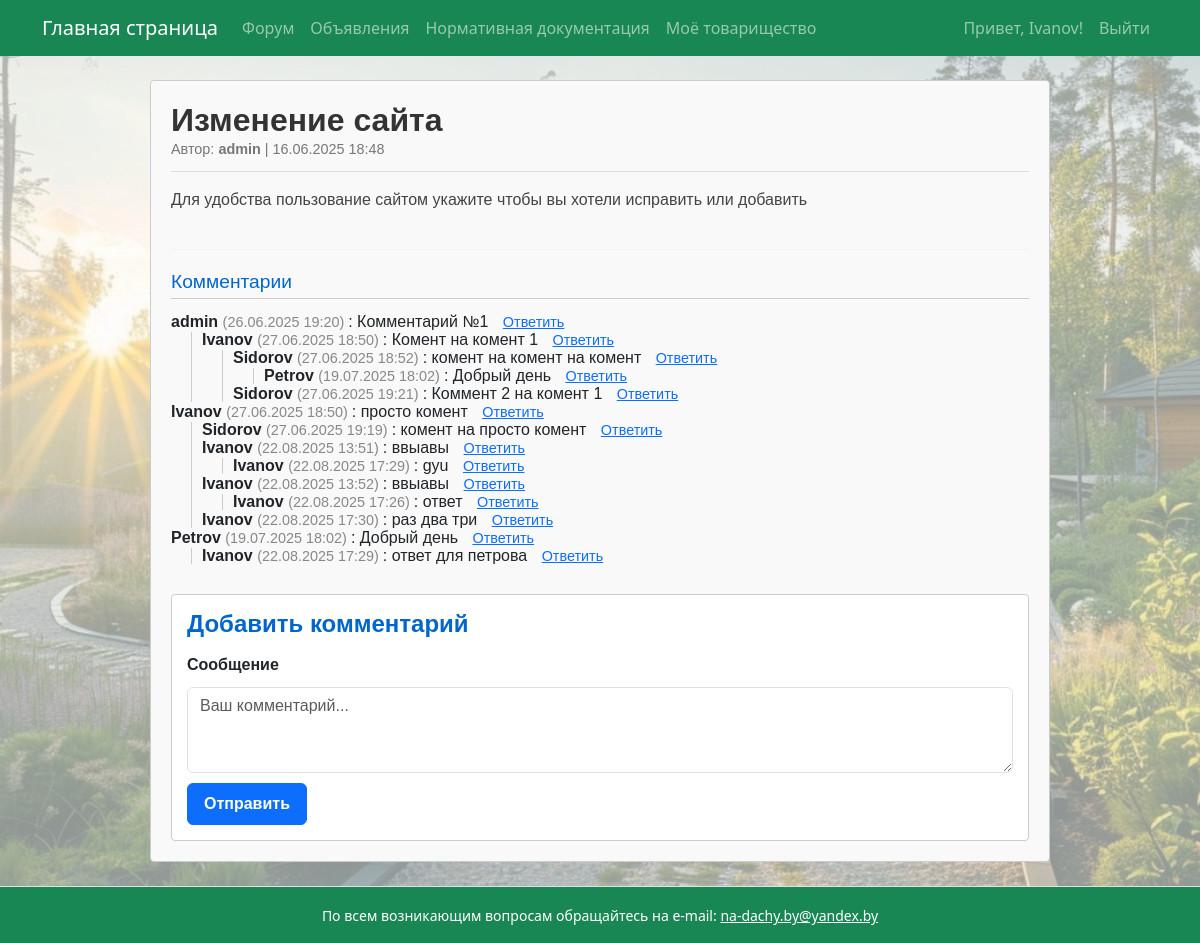
/forum/1/ (signed in), run on the app's committed database.
### garden/models.py (models this page shows, shortened)
class ForumPost(models.Model):
    user = models.ForeignKey(User, on_delete=models.CASCADE)
    title = models.CharField(max_length=200)
    content = models.TextField()
    created_at = models.DateTimeField(auto_now_add=True)
    active = models.BooleanField(default=True)

class Comment(models.Model):
    post = models.ForeignKey(ForumPost, on_delete=models.CASCADE, related_name='comments')
    user = models.ForeignKey(User, on_delete=models.CASCADE)
    parent = models.ForeignKey('self', null=True, blank=True, on_delete=models.CASCADE, related_name='replies')
    content = models.TextField()
    created_at = models.DateTimeField(auto_now_add=True)

### garden/views.py (the view)
# urls.py: path('forum/<int:pk>/', views.forum_post_detail, name='forum_post_detail'),
@login_required
def forum_post_detail(request, pk):
    post = get_object_or_404(ForumPost, pk=pk)
    comments = post.comments.filter(parent__isnull=True).prefetch_related('replies', 'user')
    reply_to = request.GET.get('reply_to')
    try:
        reply_to = int(reply_to)
    except (TypeError, ValueError):
        reply_to = None
    if request.method == 'POST':
        form = CommentForm(request.POST)
        if form.is_valid():
            parent_id = form.cleaned_data.get('parent_id')
            parent_comment = None
            if parent_id:
                parent_comment = Comment.objects.filter(id=parent_id, post=post).first()
            comment = form.save(commit=False)
            comment.post = post
            comment.user = request.user
            comment.parent = parent_comment
            comment.save()
            return redirect(f'{post.get_absolute_url()}#comment-{comment.id}')
    else:
        initial = {}
        if reply_to:
            initial['parent_id'] = reply_to
        form = CommentForm(initial=initial)
    context = {
        'post': post,
        'comments': comments,
        'form': form,
        'reply_to': reply_to,
    }
    return render(request, 'forum_post_detail.html', context)

### garden/forms.py
class CommentForm(forms.ModelForm):
    parent_id = forms.IntegerField(widget=forms.HiddenInput(), required=False)
    class Meta:
        model = Comment
        fields = ['content', 'parent_id']
        labels = {'content': '',}
        widgets = {
            'content': forms.Textarea(attrs={
                'rows': 3,
                'placeholder': 'Ваш комментарий...',
                'class': 'form-control',
            }),
        }

### garden/context_processors.py (called while the page is built)
def total_visits_processor(request):
    counter, created = PageVisit.objects.get_or_create(page_name='main_page')
    return {
        'total_visits': counter.visits
    }

def online_users_processor(request):
    now = timezone.now()
    active_threshold = now - timedelta(seconds=40)  # считаем активными за последние 40 секунд
    online_count = Profile.objects.filter(last_seen__gte=active_threshold).count()
    return {'online_users': online_count}

### garden/templates/forum_post_detail.html (shortened to what this page needs)
{% extends 'base.html' %}
{% block content %}
<div class="post-container" style="max-width: 900px; margin: auto; font-family: Arial, sans-serif; background-color: #f9f9f9; border: 1px solid #ccc; padding: 20px; border-radius: 4px;">
  <div class="post-header" style="border-bottom: 1px solid #ddd; padding-bottom: 10px; margin-bottom: 15px;">
    <h2 style="margin: 0; font-weight: bold; color: #333;">{{ post.title }}</h2>
    <div style="font-size: 0.9rem; color: #777;">
      Автор: <strong>{{ post.user.username }}</strong> | {{ post.created_at|date:"d.m.Y H:i" }}
    </div>
  </div>
  <div class="post-content" style="font-size: 1rem; line-height: 1.6; color: #444; padding-bottom: 20px;">
    {{ post.content|linebreaks }}
  </div>
  <hr style="margin: 0 0 20px 0; border-color: #ddd;">
  <h3 style="font-size: 1.2rem; border-bottom: 1px solid #ccc; padding-bottom: 5px; margin-bottom: 15px; color: #0066cc;">Комментарии</h3>
  <div class="comments-section" style="margin-bottom: 30px;">
    {% include "_comment.html" with comments=comments reply_to=reply_to %}
  </div>
  <div class="comment-form-wrapper" style="background-color: #fff; border: 1px solid #ccc; padding: 15px; border-radius: 4px;">
    <h4 style="font-weight: bold; margin-bottom: 15px; color: #0066cc;">Добавить комментарий</h4>
    <form method="post" action="{% url 'forum_post_detail' post.pk %}" id="comment-form" style="display: flex; flex-direction: column; gap: 10px;">
      <label for="{{ form.content.id_for_label }}" style="font-weight: 600;">Сообщение</label>
      {{ form.content }}
      <button type="submit" class="btn btn-primary" style="align-self: flex-start; padding: 8px 16px; font-weight: 600;">Отправить</button>
    </form>
  </div>
</div>
{% endblock %}

### templates/base.html (shortened to what this page needs)
<!DOCTYPE html>
<html lang="ru">
<head>
    <link rel="stylesheet" href="https://cdn.jsdelivr.net/npm/bootstrap@5.3.0/dist/css/bootstrap.min.css">
</head>
<body>
    <div class="page-container">
        <nav class="navbar navbar-expand-lg navbar-dark bg-success mb-4">
            <div class="container">
                <a class="navbar-brand" href="{% url 'main_page' %}">Главная страница</a>
                <div class="collapse navbar-collapse" id="navbarSupportedContent">
                    <ul class="navbar-nav me-auto mb-2 mb-lg-0">
                        <li class="nav-item"><a class="nav-link" href="{% url 'forum' %}">Форум</a></li>
                        <li class="nav-item"><a class="nav-link" href="{% url 'ads' %}">Объявления</a></li>
                        <li class="nav-item"><a class="nav-link" href="https://strb.by/?page_id=22" target="_blank" rel="noopener noreferrer">Нормативная документация</a></li>
                        <li class="nav-item"><a class="nav-link" href="{% url 'my_community' %}">Моё товарищество</a></li>
                    </ul>
                    <ul class="navbar-nav ms-auto mb-2 mb-lg-0">
                        {% if user.is_authenticated %}
                            <li class="nav-item">
                                <span class="nav-link">Привет, {{ user.username }}!</span>
                            </li>
                            <li class="nav-item">
                                <a class="nav-link" href="#" onclick="event.preventDefault(); document.getElementById('logout-form').submit();">
                                    Выйти
                                </a>
                            </li>
                        {% else %}
                            <li class="nav-item"><a class="nav-link" href="{% url 'login' %}">Войти</a></li>
                        {% endif %}
                    </ul>
                </div>
            </div>
        </nav>
        <main class="content-wrap container">
            {% block content %}
            {% endblock %}
        </main>
        <footer class="bg-success text-center py-3 mt-4 border-top text-white">
            <div class="container">
                <small>
                    По всем возникающим вопросам обращайтесь на e-mail:
                    <a href="mailto:na-dachy.by@yandex.by" class="text-white text-decoration-underline">
                        na-dachy.by@yandex.by
                    </a>
                </small>
            </div>
        </footer>
    </div>
</body>
</body>
</html>

### garden/templates/_comment.html
<ul style="list-style: none; margin: 0; padding: 0; line-height: 1;">
  {% for comment in comments %}
    <li id="comment-{{ comment.id }}"
        style="margin: 2px 0; padding: 0; {% if reply_to and comment.id == reply_to %}background: #fff3cd; border-radius: 4px;{% endif %}">
      <span style="font-weight: bold;">{{ comment.user.username }}</span>
      <span style="color: #888; font-size: 0.9em;">
        ({{ comment.created_at|date:"d.m.Y H:i" }})
      </span>:
      <span>{{ comment.content|linebreaksbr }}</span>
      <a href="?reply_to={{ comment.id }}#comment-{{ comment.id }}" style="margin-left: 10px; font-size: 0.9em;">Ответить</a>
      {% if comment.replies.all %}
        <div style="margin-left: 20px; border-left: 1px solid #ccc; padding-left: 10px;">
          {% include "_comment.html" with comments=comment.replies.all reply_to=reply_to %}
        </div>
      {% endif %}
    </li>
  {% endfor %}
</ul>

### templates/base.html (style rules this page uses)
body, html { height: 100%; margin: 0; }
.page-container { min-height: 100vh; display: flex; flex-direction: column; min-height: 100vh; background-image: url('/static/images/background.jpg'); background-repeat: no-repeat; background-position: center center; background-size: cover; background-color: rgba(240, 248, 245, 0.6); background-blend-mode: lighten; }
.content-wrap { flex: 1; }

### data on the page
ForumPost: title "Изменение сайта", user.username "admin", created_at "16.06.2025 18:48", content "Для удобства пользование сайтом укажите чтобы вы хотели исправить или добавить"
Comment: user.username "admin", created_at "26.06.2025 19:20", content "Комментарий №1"
Comment: user.username "Ivanov", created_at "27.06.2025 18:50", content "Комент на комент 1"
Comment: user.username "Sidorov", created_at "27.06.2025 18:52", content "комент на комент на комент"
Comment: user.username "Petrov", created_at "19.07.2025 18:02", content "Добрый день"
Comment: user.username "Sidorov", created_at "27.06.2025 19:21", content "Коммент 2 на комент 1"
Comment: user.username "Ivanov", created_at "27.06.2025 18:50", content "просто комент"
Comment: user.username "Sidorov", created_at "27.06.2025 19:19", content "комент на просто комент"
Comment: user.username "Ivanov", created_at "22.08.2025 13:51", content "ввыавы"
Comment: user.username "Ivanov", created_at "22.08.2025 17:29", content "gyu"
Comment: user.username "Ivanov", created_at "22.08.2025 13:52", content "ввыавы"
Comment: user.username "Ivanov", created_at "22.08.2025 17:26", content "ответ"
Comment: user.username "Ivanov", created_at "22.08.2025 17:30", content "раз два три"
Comment: user.username "Petrov", created_at "19.07.2025 18:02", content "Добрый день"
Comment: user.username "Ivanov", created_at "22.08.2025 17:29", content "ответ для петрова"

### other printed values
{{ user.username }} "Ivanov"
